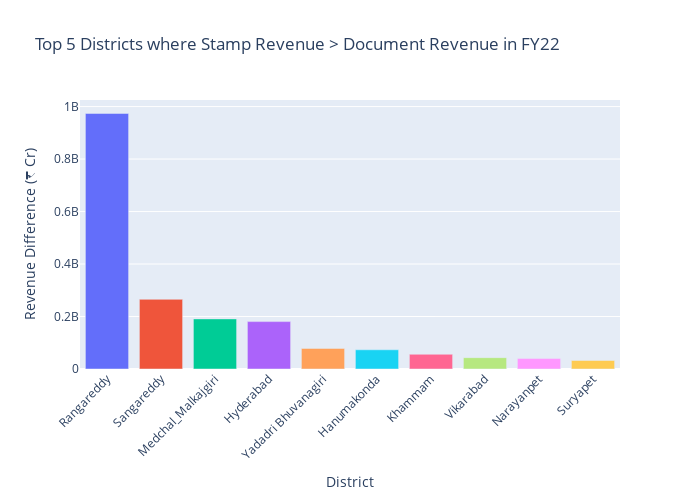

Notebook cell for this chart:
### Code cell
fig = px.bar(
    top_5_districts,
    x='district',
    y='revenue_diff',
    color='district',  # Automatically assigns unique colors
    title='Top 5 Districts where Stamp Revenue > Document Revenue in FY22',
    labels={'district': 'District', 'revenue_diff': 'Revenue Difference (₹ Cr)'}
)

# Customize layout
fig.update_layout(
    xaxis_tickangle=-45,
    showlegend=False,
    height=500,
    width=700
)

fig.show()

### Figure 1 — Plotly figure (JSON) as saved in the notebook; plotly's stock layout.template omitted (floating-point values rounded to 4 significant figures)
{"data": [{"alignmentgroup": "True", "hovertemplate": "District=%{x}<br>Revenue Difference (₹ Cr)=%{y}<extra></extra>", "legendgroup": "Rangareddy", "marker": {"color": "#636efa", "pattern": {"shape": ""}}, "name": "Rangareddy", "offsetgroup": "Rangareddy", "orientation": "v", "showlegend": true, "textposition": "auto", "type": "bar", "x": ["Rangareddy"], "xaxis": "x", "y": [973850422], "yaxis": "y"}, {"alignmentgroup": "True", "hovertemplate": "District=%{x}<br>Revenue Difference (₹ Cr)=%{y}<extra></extra>", "legendgroup": "Sangareddy", "marker": {"color": "#EF553B", "pattern": {"shape": ""}}, "name": "Sangareddy", "offsetgroup": "Sangareddy", "orientation": "v", "showlegend": true, "textposition": "auto", "type": "bar", "x": ["Sangareddy"], "xaxis": "x", "y": [265472381], "yaxis": "y"}, {"alignmentgroup": "True", "hovertemplate": "District=%{x}<br>Revenue Difference (₹ Cr)=%{y}<extra></extra>", "legendgroup": "Medchal_Malkajgiri", "marker": {"color": "#00cc96", "pattern": {"shape": ""}}, "name": "Medchal_Malkajgiri", "offsetgroup": "Medchal_Malkajgiri", "orientation": "v", "showlegend": true, "textposition": "auto", "type": "bar", "x": ["Medchal_Malkajgiri"], "xaxis": "x", "y": [190960639], "yaxis": "y"}, {"alignmentgroup": "True", "hovertemplate": "District=%{x}<br>Revenue Difference (₹ Cr)=%{y}<extra></extra>", "legendgroup": "Hyderabad", "marker": {"color": "#ab63fa", "pattern": {"shape": ""}}, "name": "Hyderabad", "offsetgroup": "Hyderabad", "orientation": "v", "showlegend": true, "textposition": "auto", "type": "bar", "x": ["Hyderabad"], "xaxis": "x", "y": [180617574], "yaxis": "y"}, {"alignmentgroup": "True", "hovertemplate": "District=%{x}<br>Revenue Difference (₹ Cr)=%{y}<extra></extra>", "legendgroup": "Yadadri Bhuvanagiri", "marker": {"color": "#FFA15A", "pattern": {"shape": ""}}, "name": "Yadadri Bhuvanagiri", "offsetgroup": "Yadadri Bhuvanagiri", "orientation": "v", "showlegend": true, "textposition": "auto", "type": "bar", "x": ["Yadadri Bhuvanagiri"], "xaxis": "x", "y": [78427010], "yaxis": "y"}, {"alignmentgroup": "True", "hovertemplate": "District=%{x}<br>Revenue Difference (₹ Cr)=%{y}<extra></extra>", "legendgroup": "Hanumakonda", "marker": {"color": "#19d3f3", "pattern": {"shape": ""}}, "name": "Hanumakonda", "offsetgroup": "Hanumakonda", "orientation": "v", "showlegend": true, "textposition": "auto", "type": "bar", "x": ["Hanumakonda"], "xaxis": "x", "y": [73299434], "yaxis": "y"}, {"alignmentgroup": "True", "hovertemplate": "District=%{x}<br>Revenue Difference (₹ Cr)=%{y}<extra></extra>", "legendgroup": "Khammam", "marker": {"color": "#FF6692", "pattern": {"shape": ""}}, "name": "Khammam", "offsetgroup": "Khammam", "orientation": "v", "showlegend": true, "textposition": "auto", "type": "bar", "x": ["Khammam"], "xaxis": "x", "y": [56118347], "yaxis": "y"}, {"alignmentgroup": "True", "hovertemplate": "District=%{x}<br>Revenue Difference (₹ Cr)=%{y}<extra></extra>", "legendgroup": "Vikarabad", "marker": {"color": "#B6E880", "pattern": {"shape": ""}}, "name": "Vikarabad", "offsetgroup": "Vikarabad", "orientation": "v", "showlegend": true, "textposition": "auto", "type": "bar", "x": ["Vikarabad"], "xaxis": "x", "y": [43262093], "yaxis": "y"}, {"alignmentgroup": "True", "hovertemplate": "District=%{x}<br>Revenue Difference (₹ Cr)=%{y}<extra></extra>", "legendgroup": "Narayanpet", "marker": {"color": "#FF97FF", "pattern": {"shape": ""}}, "name": "Narayanpet", "offsetgroup": "Narayanpet", "orientation": "v", "showlegend": true, "textposition": "auto", "type": "bar", "x": ["Narayanpet"], "xaxis": "x", "y": [39730073], "yaxis": "y"}, {"alignmentgroup": "True", "hovertemplate": "District=%{x}<br>Revenue Difference (₹ Cr)=%{y}<extra></extra>", "legendgroup": "Suryapet", "marker": {"color": "#FECB52", "pattern": {"shape": ""}}, "name": "Suryapet", "offsetgroup": "Suryapet", "orientation": "v", "showlegend": true, "textposition": "auto", "type": "bar", "x": ["Suryapet"], "xaxis": "x", "y": [32342702], "yaxis": "y"}], "layout": {"barmode": "relative", "height": 500, "legend": {"title": {"text": "District"}, "tracegroupgap": 0}, "showlegend": false, "title": {"text": "Top 5 Districts where Stamp Revenue > Document Revenue in FY22"}, "width": 700, "xaxis": {"anchor": "y", "autorange": true, "categoryarray": ["Rangareddy", "Sangareddy", "Medchal_Malkajgiri", "Hyderabad", "Yadadri Bhuvanagiri", "Hanumakonda", "Khammam", "Vikarabad", "Narayanpet", "Suryapet"], "categoryorder": "array", "domain": [0, 1], "range": [-0.5, 9.5], "tickangle": -45, "title": {"text": "District"}, "type": "category"}, "yaxis": {"anchor": "x", "autorange": true, "domain": [0, 1], "range": [0, 1025000000.0], "title": {"text": "Revenue Difference (₹ Cr)"}, "type": "linear"}}}
